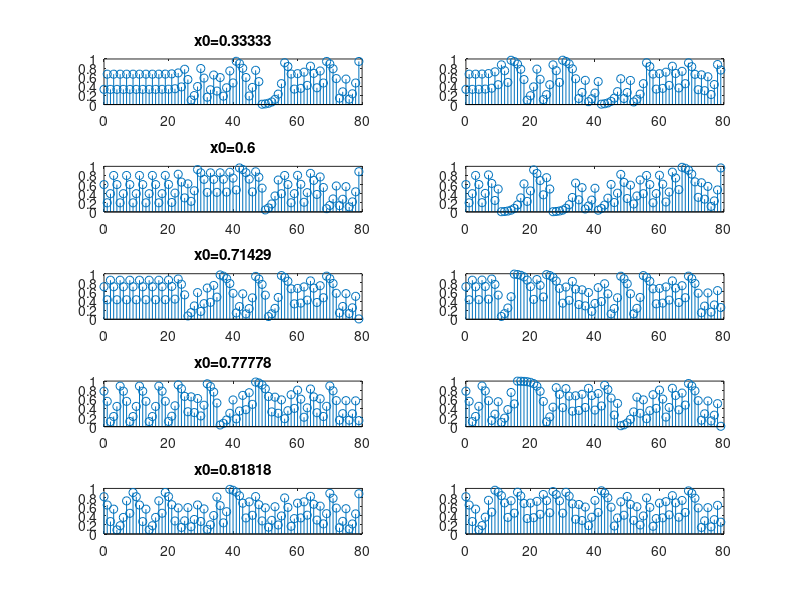

MATLAB code for this plot:
% Tendo analisado os efeitos do parametro r , queremos agora analisar o efeito das 
% condicoes iniciais. Faremos isso com outro sistema dado pela equacao
% x [k + 1] = 2x [k] mod 1

clear
close all
clc
T=80; % periodo de simulacao
x0=[1/3;3/5;5/7;7/9;9/11];
x=[x0; x0+1e-4]; % concatenacao de vetores coluna

X=x;
for it=1:T-1
    x=mod(2*x,1)+rand*1e-8;
    X=[X x];
end

tempo=(1:T)-1;
for i=1:size(x0,1)
    subplot(size(x0,1),2,2*(i-1)+1)
    stem(tempo,X(i,:))
    title(['x0=' num2str(x0(i))])
    subplot(size(x0,1),2,2*(i))
    stem(tempo,X(i+size(x0,1),:))
end
print -dpng simumabitshiftmap2
